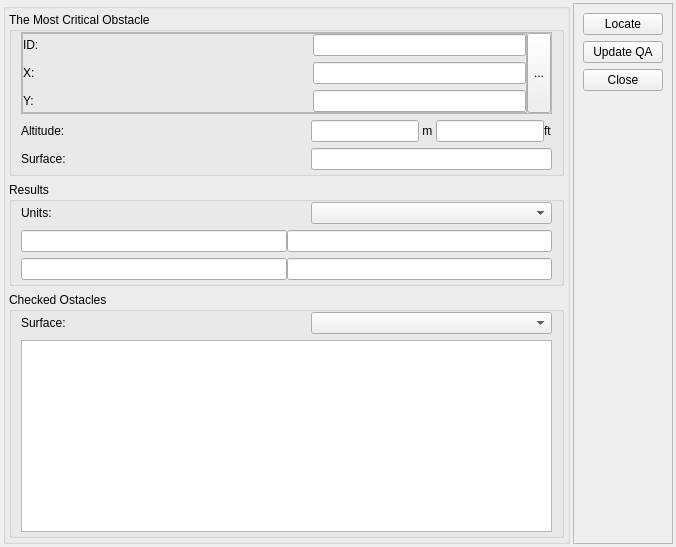
     <widget class="QWidget" name="tab_Results">
      <attribute name="title">
       <string>Results/Checked Obstacles</string>
      </attribute>
      <layout class="QHBoxLayout" name="horizontalLayout_3">
       <property name="spacing">
        <number>3</number>
       </property>
       <property name="margin">
        <number>3</number>
       </property>
       <item>
        <widget class="QGroupBox" name="groupBox">
         <property name="title">
          <string/>
         </property>
         <layout class="QVBoxLayout" name="verticalLayout_6">
          <property name="margin">
           <number>3</number>
          </property>
          <item>
           <widget class="QGroupBox" name="groupBox_32">
            <property name="title">
             <string>The Most Critical Obstacle</string>
            </property>
            <layout class="QVBoxLayout" name="verticalLayout_16">
             <property name="topMargin">
              <number>0</number>
             </property>
             <property name="bottomMargin">
              <number>3</number>
             </property>
             <item>
              <widget class="QFrame" name="frame_2">
               <property name="frameShape">
                <enum>QFrame::StyledPanel</enum>
               </property>
               <property name="frameShadow">
                <enum>QFrame::Raised</enum>
               </property>
               <layout class="QHBoxLayout" name="horizontalLayout_4">
                <property name="spacing">
                 <number>0</number>
                </property>
                <property name="margin">
                 <number>0</number>
                </property>
                <item>
                 <widget class="QFrame" name="frame_3">
                  <property name="frameShape">
                   <enum>QFrame::StyledPanel</enum>
                  </property>
                  <property name="frameShadow">
                   <enum>QFrame::Raised</enum>
                  </property>
                  <layout class="QVBoxLayout" name="verticalLayout_19">
                   <property name="margin">
                    <number>0</number>
                   </property>
                   <item>
                    <widget class="QFrame" name="frame_107">
                     <property name="frameShape">
                      <enum>QFrame::NoFrame</enum>
                     </property>
                     <property name="frameShadow">
                      <enum>QFrame::Raised</enum>
                     </property>
                     <layout class="QHBoxLayout" name="horizontalLayout_94">
                      <property name="spacing">
                       <number>0</number>
                      </property>
                      <property name="margin">
                       <number>0</number>
                      </property>
                      <item>
                       <widget class="QLabel" name="label_115">
                        <property name="minimumSize">
                         <size>
                          <width>290</width>
                          <height>0</height>
                         </size>
                        </property>
                        <property name="font">
                         <font>
                          <weight>50</weight>
                          <bold>false</bold>
                         </font>
                        </property>
                        <property name="text">
                         <string>ID:</string>
                        </property>
                       </widget>
                      </item>
                      <item>
                       <widget class="QLineEdit" name="txtID">
                        <property name="font">
                         <font>
                          <family>Arial</family>
                         </font>
                        </property>
                       </widget>
                      </item>
                     </layout>
                    </widget>
                   </item>
                   <item>
                    <widget class="QFrame" name="frame_109">
                     <property name="frameShape">
                      <enum>QFrame::NoFrame</enum>
                     </property>
                     <property name="frameShadow">
                      <enum>QFrame::Raised</enum>
                     </property>
                     <layout class="QHBoxLayout" name="horizontalLayout_96">
                      <property name="spacing">
                       <number>0</number>
                      </property>
                      <property name="margin">
                       <number>0</number>
                      </property>
                      <item>
                       <widget class="QLabel" name="label_119">
                        <property name="minimumSize">
                         <size>
                          <width>290</width>
                          <height>0</height>
                         </size>
                        </property>
                        <property name="font">
                         <font>
                          <weight>50</weight>
                          <bold>false</bold>
                         </font>
                        </property>
                        <property name="text">
                         <string>X:</string>
                        </property>
                       </widget>
                      </item>
                      <item>
                       <widget class="QLineEdit" name="txtX">
                        <property name="font">
                         <font>
                          <family>Arial</family>
                         </font>
                        </property>
                       </widget>
                      </item>
                     </layout>
                    </widget>
                   </item>
                   <item>
                    <widget class="QFrame" name="frame_110">
                     <property name="frameShape">
                      <enum>QFrame::NoFrame</enum>
                     </property>
                     <property name="frameShadow">
                      <enum>QFrame::Raised</enum>
                     </property>
                     <layout class="QHBoxLayout" name="horizontalLayout_97">
                      <property name="spacing">
                       <number>0</number>
                      </property>
                      <property name="margin">
                       <number>0</number>
                      </property>
                      <item>
                       <widget class="QLabel" name="label_120">
                        <property name="minimumSize">
                         <size>
                          <width>290</width>
                          <height>0</height>
                         </size>
                        </property>
                        <property name="font">
                         <font>
                          <weight>50</weight>
                          <bold>false</bold>
                         </font>
                        </property>
                        <property name="text">
                         <string>Y:</string>
                        </property>
                       </widget>
                      </item>
                      <item>
                       <widget class="QLineEdit" name="txtY">
                        <property name="font">
                         <font>
                          <family>Arial</family>
                         </font>
                        </property>
                       </widget>
                      </item>
                     </layout>
                    </widget>
                   </item>
                  </layout>
                 </widget>
                </item>
                <item>
                 <widget class="QToolButton" name="toolButton">
                  <property name="maximumSize">
                   <size>
                    <width>25</width>
                    <height>250</height>
                   </size>
                  </property>
                  <property name="text">
                   <string>...</string>
                  </property>
                  <property name="icon">
                   <iconset>
                    <normaloff>:/gnss_item/mActionZoomFullExtent.png</normaloff>:/gnss_item/mActionZoomFullExtent.png</iconset>
                  </property>
                 </widget>
                </item>
               </layout>
              </widget>
             </item>
             <item>
              <widget class="QFrame" name="frame_108">
               <property name="frameShape">
                <enum>QFrame::NoFrame</enum>
               </property>
               <property name="frameShadow">
                <enum>QFrame::Raised</enum>
               </property>
               <layout class="QHBoxLayout" name="horizontalLayout_95">
                <property name="spacing">
                 <number>0</number>
                </property>
                <property name="margin">
                 <number>0</number>
                </property>
                <item>
                 <widget class="QLabel" name="label_116">
                  <property name="minimumSize">
                   <size>
                    <width>290</width>
                    <height>0</height>
                   </size>
                  </property>
                  <property name="font">
                   <font>
                    <weight>50</weight>
                    <bold>false</bold>
                   </font>
                  </property>
                  <property name="text">
                   <string>Altitude:</string>
                  </property>
                 </widget>
                </item>
                <item>
                 <widget class="QLineEdit" name="txtAltitude">
                  <property name="font">
                   <font>
                    <family>Arial</family>
                   </font>
                  </property>
                 </widget>
                </item>
                <item>
                 <widget class="QLabel" name="label_117">
                  <property name="font">
                   <font>
                    <weight>50</weight>
                    <bold>false</bold>
                   </font>
                  </property>
                  <property name="text">
                   <string> m </string>
                  </property>
                 </widget>
                </item>
                <item>
                 <widget class="QLineEdit" name="txtAltitudeM">
                  <property name="font">
                   <font>
                    <family>Arial</family>
                   </font>
                  </property>
                 </widget>
                </item>
                <item>
                 <widget class="QLabel" name="label_118">
                  <property name="font">
                   <font>
                    <weight>50</weight>
                    <bold>false</bold>
                   </font>
                  </property>
                  <property name="text">
                   <string>ft</string>
                  </property>
                 </widget>
                </item>
               </layout>
              </widget>
             </item>
             <item>
              <widget class="QFrame" name="frame_111">
               <property name="frameShape">
                <enum>QFrame::NoFrame</enum>
               </property>
               <property name="frameShadow">
                <enum>QFrame::Raised</enum>
               </property>
               <layout class="QHBoxLayout" name="horizontalLayout_98">
                <property name="spacing">
                 <number>0</number>
                </property>
                <property name="margin">
                 <number>0</number>
                </property>
                <item>
                 <widget class="QLabel" name="label_121">
                  <property name="minimumSize">
                   <size>
                    <width>290</width>
                    <height>0</height>
                   </size>
                  </property>
                  <property name="font">
                   <font>
                    <weight>50</weight>
                    <bold>false</bold>
                   </font>
                  </property>
                  <property name="text">
                   <string>Surface:</string>
                  </property>
                 </widget>
                </item>
                <item>
                 <widget class="QLineEdit" name="txtSurface">
                  <property name="font">
                   <font>
                    <family>Arial</family>
                   </font>
                  </property>
                 </widget>
                </item>
               </layout>
              </widget>
             </item>
            </layout>
           </widget>
          </item>
          <item>
           <widget class="QGroupBox" name="groupBox_33">
            <property name="title">
             <string>Results</string>
            </property>
            <layout class="QVBoxLayout" name="verticalLayout_17">
             <property name="topMargin">
              <number>0</number>
             </property>
             <property name="bottomMargin">
              <number>3</number>
             </property>
             <item>
              <widget class="QFrame" name="frame_112">
               <property name="frameShape">
                <enum>QFrame::NoFrame</enum>
               </property>
               <property name="frameShadow">
                <enum>QFrame::Raised</enum>
               </property>
               <layout class="QHBoxLayout" name="horizontalLayout_99">
                <property name="spacing">
                 <number>0</number>
                </property>
                <property name="margin">
                 <number>0</number>
                </property>
                <item>
                 <widget class="QLabel" name="label_122">
                  <property name="minimumSize">
                   <size>
                    <width>290</width>
                    <height>0</height>
                   </size>
                  </property>
                  <property name="font">
                   <font>
                    <weight>50</weight>
                    <bold>false</bold>
                   </font>
                  </property>
                  <property name="text">
                   <string>Units:</string>
                  </property>
                 </widget>
                </item>
                <item>
                 <widget class="QComboBox" name="cmbUnits">
                  <property name="sizePolicy">
                   <sizepolicy hsizetype="Expanding" vsizetype="Fixed">
                    <horstretch>0</horstretch>
                    <verstretch>0</verstretch>
                   </sizepolicy>
                  </property>
                  <property name="font">
                   <font>
                    <family>Arial</family>
                   </font>
                  </property>
                  <property name="editable">
                   <bool>false</bool>
                  </property>
                 </widget>
                </item>
               </layout>
              </widget>
             </item>
             <item>
              <widget class="QFrame" name="frame_113">
               <property name="frameShape">
                <enum>QFrame::NoFrame</enum>
               </property>
               <property name="frameShadow">
                <enum>QFrame::Raised</enum>
               </property>
               <layout class="QHBoxLayout" name="horizontalLayout_100">
                <property name="spacing">
                 <number>0</number>
                </property>
                <property name="margin">
                 <number>0</number>
                </property>
                <item>
                 <widget class="QLineEdit" name="txtOCH">
                  <property name="font">
                   <font>
                    <family>Arial</family>
                   </font>
                  </property>
                 </widget>
                </item>
                <item>
                 <widget class="QLineEdit" name="txtOCHResults">
                  <property name="font">
                   <font>
                    <family>Arial</family>
                   </font>
                  </property>
                 </widget>
                </item>
               </layout>
              </widget>
             </item>
             <item>
              <widget class="QFrame" name="frame_114">
               <property name="frameShape">
                <enum>QFrame::NoFrame</enum>
               </property>
               <property name="frameShadow">
                <enum>QFrame::Raised</enum>
               </property>
               <layout class="QHBoxLayout" name="horizontalLayout_101">
                <property name="spacing">
                 <number>0</number>
                </property>
                <property name="margin">
                 <number>0</number>
                </property>
                <item>
                 <widget class="QLineEdit" name="txtOCA">
                  <property name="font">
                   <font>
                    <family>Arial</family>
                   </font>
                  </property>
                 </widget>
                </item>
                <item>
                 <widget class="QLineEdit" name="txtOCAResults">
                  <property name="font">
                   <font>
                    <family>Arial</family>
                   </font>
                  </property>
                 </widget>
                </item>
               </layout>
              </widget>
             </item>
            </layout>
           </widget>
          </item>
          <item>
           <widget class="QGroupBox" name="groupBox_34">
            <property name="title">
             <string>Checked Ostacles</string>
            </property>
            <layout class="QVBoxLayout" name="verticalLayout_18">
             <property name="topMargin">
              <number>0</number>
             </property>
             <property name="bottomMargin">
              <number>3</number>
             </property>
             <item>
              <widget class="QFrame" name="frame_115">
               <property name="frameShape">
                <enum>QFrame::NoFrame</enum>
               </property>
               <property name="frameShadow">
                <enum>QFrame::Raised</enum>
               </property>
               <layout class="QHBoxLayout" name="horizontalLayout_102">
                <property name="spacing">
                 <number>0</number>
                </property>
                <property name="margin">
                 <number>0</number>
                </property>
                <item>
                 <widget class="QLabel" name="label_123">
                  <property name="minimumSize">
                   <size>
                    <width>290</width>
                    <height>0</height>
                   </size>
                  </property>
                  <property name="font">
                   <font>
                    <weight>50</weight>
                    <bold>false</bold>
                   </font>
                  </property>
                  <property name="text">
                   <string>Surface:</string>
                  </property>
                 </widget>
                </item>
                <item>
                 <widget class="QComboBox" name="cmbSurface">
                  <property name="sizePolicy">
                   <sizepolicy hsizetype="Expanding" vsizetype="Fixed">
                    <horstretch>0</horstretch>
                    <verstretch>0</verstretch>
                   </sizepolicy>
                  </property>
                  <property name="font">
                   <font>
                    <family>Arial</family>
                   </font>
                  </property>
                 </widget>
                </item>
               </layout>
              </widget>
             </item>
             <item>
              <widget class="QTableView" name="tblObstacles">
               <property name="font">
                <font>
                 <family>Arial</family>
                </font>
               </property>
              </widget>
             </item>
            </layout>
           </widget>
          </item>
         </layout>
        </widget>
       </item>
       <item>
        <widget class="QFrame" name="frame">
         <property name="maximumSize">
          <size>
           <width>100</width>
           <height>16777215</height>
          </size>
         </property>
         <property name="frameShape">
          <enum>QFrame::StyledPanel</enum>
         </property>
         <property name="frameShadow">
          <enum>QFrame::Raised</enum>
         </property>
         <layout class="QVBoxLayout" name="verticalLayout_4">
          <item>
           <widget class="QPushButton" name="btnEvaluate_2">
            <property name="font">
             <font>
              <weight>50</weight>
              <bold>false</bold>
             </font>
            </property>
            <property name="text">
             <string>Locate</string>
            </property>
           </widget>
          </item>
          <item>
           <widget class="QPushButton" name="btnUpdateQA_2">
            <property name="font">
             <font>
              <weight>50</weight>
              <bold>false</bold>
             </font>
            </property>
            <property name="text">
             <string>Update QA</string>
            </property>
           </widget>
          </item>
          <item>
           <widget class="QPushButton" name="btnClose_2">
            <property name="font">
             <font>
              <weight>50</weight>
              <bold>false</bold>
             </font>
            </property>
            <property name="text">
             <string>Close</string>
            </property>
           </widget>
          </item>
          <item>
           <spacer name="verticalSpacer_2">
            <property name="orientation">
             <enum>Qt::Vertical</enum>
            </property>
            <property name="sizeHint" stdset="0">
             <size>
              <width>20</width>
              <height>40</height>
             </size>
            </property>
           </spacer>
          </item>
         </layout>
        </widget>
       </item>
      </layout>
     </widget>
